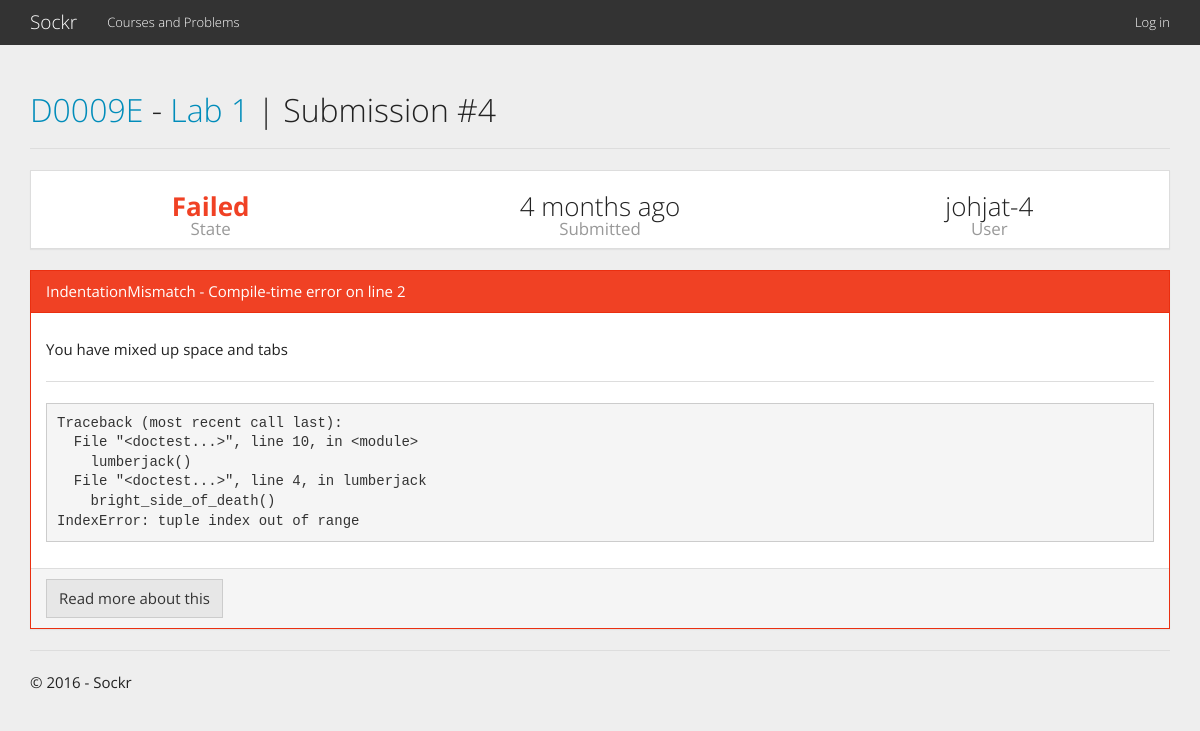
Page /submission/4/ on the committed database.
### app/models.py (models this page shows, shortened)
class Submission(models.Model):
    problem = models.ForeignKey(Problem)
    submitter = models.ForeignKey(User)
    submitted_time = models.DateTimeField(auto_now_add=True)
    started_time = models.DateTimeField(blank = True, null = True)
    finished_time = models.DateTimeField(blank = True, null = True)
    state = models.CharField(max_length=32, choices=SUBMISSION_STATES)
    test_code = models.TextField(blank=True)
    output_log = models.TextField(blank = True)
    thrown_error = models.ForeignKey(Error, null = True, blank=True, default = None)
    thrown_error_raw = models.TextField(blank = True)
    thrown_error_line = models.IntegerField(blank = True, default = 0)
    runner = models.ForeignKey(Runner, related_name="submissions", null = True)
    def get_html_state(self):
        html = ""
        if  self.state == 'submitted':
            html = "<span class='text-info'><b>Submitted</b></span>"
        elif self.state == 'testing':
            html = "<span class='text-primary'><b>Testing</b></span>"
        elif self.state == 'passed':
            html = "<span class='text-success'><b>Accepted</b></span>"
        elif self.state == 'failed':
            html = "<span class='text-danger'><b>Failed</b></span>"
        return mark_safe(html)

class Problem(models.Model):
    name = models.CharField(max_length=256, help_text='Name for the Problem/Lab')
    description = models.TextField(help_text='Supports Markdown/HTML')
    show_output = models.BooleanField(default = True, help_text='Decides if test output should be show in a submission.')
    group = models.ForeignKey(ProblemGroup, related_name="problems", verbose_name="Course/Problem Group")
    test_key = models.CharField("Test suite name", max_length=64, help_text='The name of the test on the test server that this problem will use')

class ProblemGroup(models.Model):
    name = models.CharField(max_length=64, help_text='Name of course or generic problem group')
    language = models.ForeignKey(ProgrammingLanguage, help_text='The Programming Language being used for this test group')

class Error(models.Model):
    language = models.ForeignKey(ProgrammingLanguage, null=True, blank = True)
    problem = models.ForeignKey(Problem, null=True, blank = True)
    type = models.CharField(max_length=32, choices=ERROR_TYPES, help_text='Which step in the process the error can occur')
    key = models.CharField(max_length=64, help_text='An unique-ish key that the test server reports this problem as.')
    description = models.TextField(help_text='Describe what the problem is and how you can solve it')
    read_more_link = models.CharField(max_length=256, help_text='A link to read more about the error')

### app/views.py (the view)
class SubmissionView(TemplateView):
    template_name = "app/submission.html"
    def get(self, request, *args, **kwargs):
        return render(request, self.template_name, {
            'submission': Submission.objects.get(id=kwargs['submission']),
        })

### app/templates/app/submission.html (shortened to what this page needs)
﻿{% extends "app/layout.html" %}
{% load markdown_deux_tags %}
{% load humanize %}
{% block content %}
<h2><a href="{% url 'course' submission.problem.group.id %}">{{submission.problem.group.name }}</a> - <a href="{% url 'problem' submission.problem.id %}">{{ submission.problem.name }}</a> | Submission #{{submission.id}}</h2>
<hr/>
<div class="panel panel-default">
    <div class="row">
        <div class="col-sm-4 text-center">
            <h3>{{ submission.get_html_state }}<br/><small>State</small></h3>
        </div>
        <div class="col-sm-4 text-center">
            <h3>{{ submission.submitted_time|naturaltime}}<br/><small>Submitted</small></h3>
        </div>
        <div class="col-sm-4 text-center">
            <h3>{{ submission.submitter }}<br/><small>User</small></h3>
        </div>
    </div>
</div>
{% if submission.thrown_error %}
<div class="panel panel-danger">
    <div class="panel-heading">
        {{submission.thrown_error.key}} - {{ submission.thrown_error.get_type_display }} on line {{ submission.thrown_error_line }}
    </div>
    <div class="panel-body">
        {{ submission.thrown_error.description|markdown }}
        <hr/>
        <pre>{{ submission.thrown_error_raw }}</pre>
    </div>
    <div class="panel-footer">
        <a href="{{ submission.thrown_error.read_more_link }}" class="btn btn-default">Read more about this</a>
    </div>
</div>
{% endif %}
{% endblock %}

### app/templates/app/layout.html (shortened to what this page needs)
﻿<!DOCTYPE html>
<html>
<head>
    {% load staticfiles %}
    <link rel="stylesheet" type="text/css" href="{% static 'app/content/bootstrap.min.css' %}" />
    <link rel="stylesheet" type="text/css" href="{% static 'app/content/site.css' %}" />
</head>
<body>
    <div class="navbar navbar-default navbar-fixed-top">
        <div class="container">
            <div class="navbar-header">
                <a href="/" class="navbar-brand">Sockr</a>
            </div>
            <div class="navbar-collapse collapse">
                <ul class="nav navbar-nav">
                    <li><a href="{% url 'courses' %}">Courses and Problems</a></li>
                </ul>
                {% include 'app/loginpartial.html' %}
            </div>
        </div>
    </div>
    <div class="container body-content">
{% block content %}{% endblock %}
        <hr/>
        <footer>
            <p>&copy; 2016 - Sockr</p>
        </footer>
    </div>
</body>
</html>

### app/templates/app/loginpartial.html
{% if user.is_authenticated %}
<form id="logoutForm" action="/logout" method="post" class="navbar-right">
    {% csrf_token %}
    <ul class="nav navbar-nav navbar-right">
        <li><span class="navbar-brand">Hello {{ user.username }}!</span></li>
        <li><a href="javascript:document.getElementById('logoutForm').submit()">Log off</a></li>
    </ul>
</form>
{% else %}
<ul class="nav navbar-nav navbar-right">
    <li><a href="{% url 'login' %}">Log in</a></li>
</ul>
{% endif %}

### app/static/app/content/site.css (style rules this page uses)
.body-content { padding-left: 15px; padding-right: 15px; }

### rows in the picture
Submission: problem.group.name "D0009E", problem.name "Lab 1", id "4", get_html_state "Failed", submitted_time "4 months ago", submitter "johjat-4", thrown_error.key "IndentationMismatch", thrown_error.type "Compile-time error", thrown_error_line "2", thrown_error.description "You have mixed up space and tabs", thrown_error_raw "Traceback (most recent call last): File \"<doctest...>\", line 10, in <module> lumberjack() File \"<doctest...>\", line 4, in lumberjack bright_side_of_death() IndexError: tuple index out of range"
